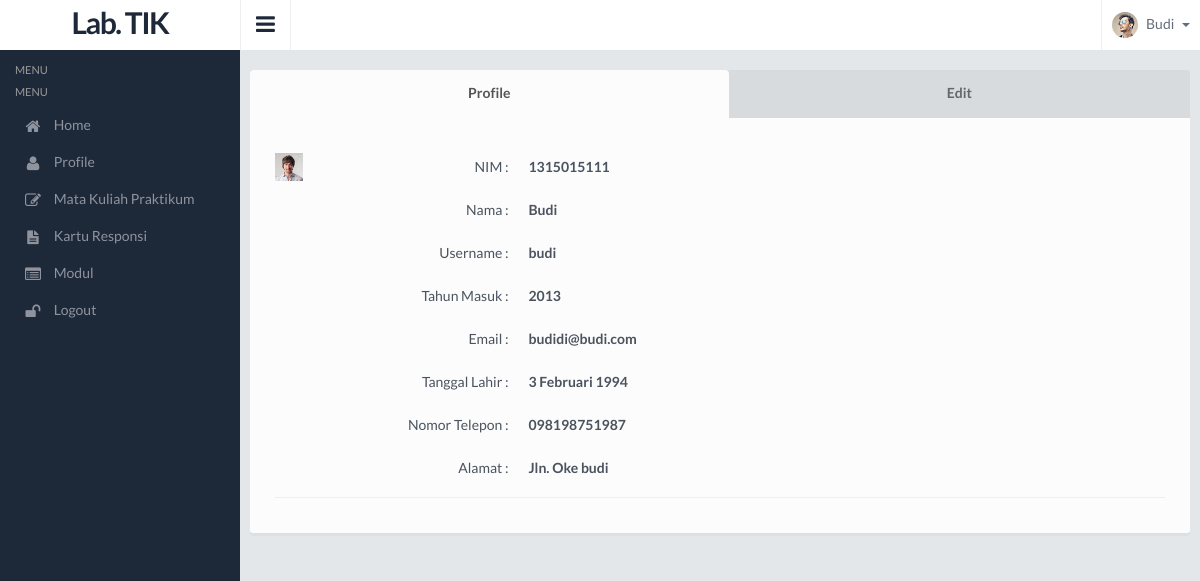
The app's page /mhs/profile.php (signed in) with its own data.
### tables this page shows
CREATE TABLE IF NOT EXISTS `tb_mahasiswa` (
  `id_mhs` int(5) NOT NULL AUTO_INCREMENT,
  `nama_mhs` varchar(100) NOT NULL,
  `nim_mhs` varchar(20) NOT NULL,
  `username_mhs` varchar(100) NOT NULL,
  `password_mhs` varchar(100) NOT NULL,
  `ttl_mhs` varchar(100) NOT NULL,
  `email_mhs` varchar(100) NOT NULL,
  `notelp_mhs` varchar(14) NOT NULL,
  `angkatan_mhs` varchar(5) NOT NULL,
  `alamat_mhs` text NOT NULL,
  PRIMARY KEY (`id_mhs`)
);

### mhs/profile.php (the view, shortened to what this page needs)
<?php
    $id = $_SESSION['idmhs'];
    list($nama, $nim, $username, $ttl, $email, $notelp, $angkatan, $alamat)
    = mysql_fetch_row(mysql_query("SELECT nama_mhs, nim_mhs, username_mhs, ttl_mhs, email_mhs, notelp_mhs, angkatan_mhs, alamat_mhs
      FROM tb_mahasiswa WHERE id_mhs ='$id' "));
      ?>
  <!DOCTYPE html>
  <html lang="en">
  <head>
    <link href="../lib/css/style.default.css" rel="stylesheet">
    <link href="../lib/css/fullcalendar.css" rel="stylesheet">
</head>
<body>
  <section>
    <div class="leftpanel">
      <div class="logopanel">
        <center> <h1>Lab. TIK</h1> </center>
      </div>
      <div class="leftpanelinner">
        <h5 class="sidebartitle">MENU</h5>
        <?php
        include 'menu.php';
        ?>
      </div>
    </div>
    <div class="mainpanel">
      <div class="headerbar">
        <a class="menutoggle"><i class="fa fa-bars"></i></a>
        <div class="header-right">
          <ul class="headermenu">
            <li>
              <div class="btn-group">
                <button type="button" class="btn btn-default dropdown-toggle" data-toggle="dropdown">
                  <img src="images/photos/loggeduser.png" alt="" />
                  <?php echo $nama;?>
                  <span class="caret"></span>
                </button>
              </div>
            </li>
          </ul>
        </div>
      </div>
      <div class="contentpanel">
        <div class="row">
          <ul class="nav nav-tabs nav-justified nav-profile">
            <li class="active"><a href="#activities" data-toggle="tab"><strong>Profile</strong></a></li>
            <li><a href="#followers" data-toggle="tab"><strong>Edit</strong></a></li>
          </ul>
          <div class="tab-content">
            <div class="tab-pane active" id="activities">
              <div class="activity-list">
                <div class="media act-media">
                  <a class="pull-left" href="#">
                    <img class="media-object act-thumb" src="images/photos/user1.png" alt="" />
                  </a>
                  <div class="media-body act-media-body">
                    <div class="panel-body panel-body-nopadding">
                      <form class="form-horizontal ">
                        <div class="form-group">
                          <label class="col-sm-3 control-label">NIM :</label>
                          <div class="col-sm-6">
                            <label class="control-label"><strong><?php echo $nim;?></strong></label>
                          </div>
                        </div>
                        <div class="form-group">
                          <label class="col-sm-3 control-label">Nama :</label>
                          <div class="col-sm-6">
                            <label class="control-label"><strong><?php echo $nama;?></strong></label>
                          </div>
                        </div>
                        <div class="form-group">
                          <label class="col-sm-3 control-label">Username :</label>
                          <div class="col-sm-6">
                            <label class="control-label"><strong><?php echo $username;?></strong></label>
                          </div>
                        </div>
                        <div class="form-group">
                          <label class="col-sm-3 control-label">Tahun Masuk :</label>
                          <div class="col-sm-6">
                            <label class="control-label"><strong><?php echo $angkatan;?></strong></label>
                          </div>
                        </div>
                        <div class="form-group">
                          <label class="col-sm-3 control-label">Email :</label>
                          <div class="col-sm-6">
                            <label class="control-label"><strong><?php echo $email;?></strong></label>
                          </div>
                        </div>
                        <div class="form-group">
                          <label class="col-sm-3 control-label">Tanggal Lahir :</label>
                          <div class="col-sm-6">
                            <label class="control-label"><strong><?php echo $ttl;?></strong></label>
                          </div>
                        </div>
                        <div class="form-group">
                          <label class="col-sm-3 control-label">Nomor Telepon :</label>
                          <div class="col-sm-6">
                            <label class="control-label"><strong><?php echo $notelp;?></strong></label>
                          </div>
                        </div>
                        <div class="form-group">
                          <label class="col-sm-3 control-label">Alamat :</label>
                          <div class="col-sm-6">
                            <label class="control-label"><strong><?php echo $alamat;?></strong></label>
                          </div>
                        </div>
                      </form>
                    </div>
                  </div>
                </div>
              </div>
            </div>
          </div>
        </div>
      </div>
    </div>
</section>
</body>
</html>

### records on screen
tb_mahasiswa: nama_mhs "Budi", nim_mhs "1315015111", username_mhs "budi", angkatan_mhs "2013", email_mhs "budidi@budi.com", ttl_mhs "3 Februari 1994", notelp_mhs "098198751987", alamat_mhs "Jln. Oke budi"
